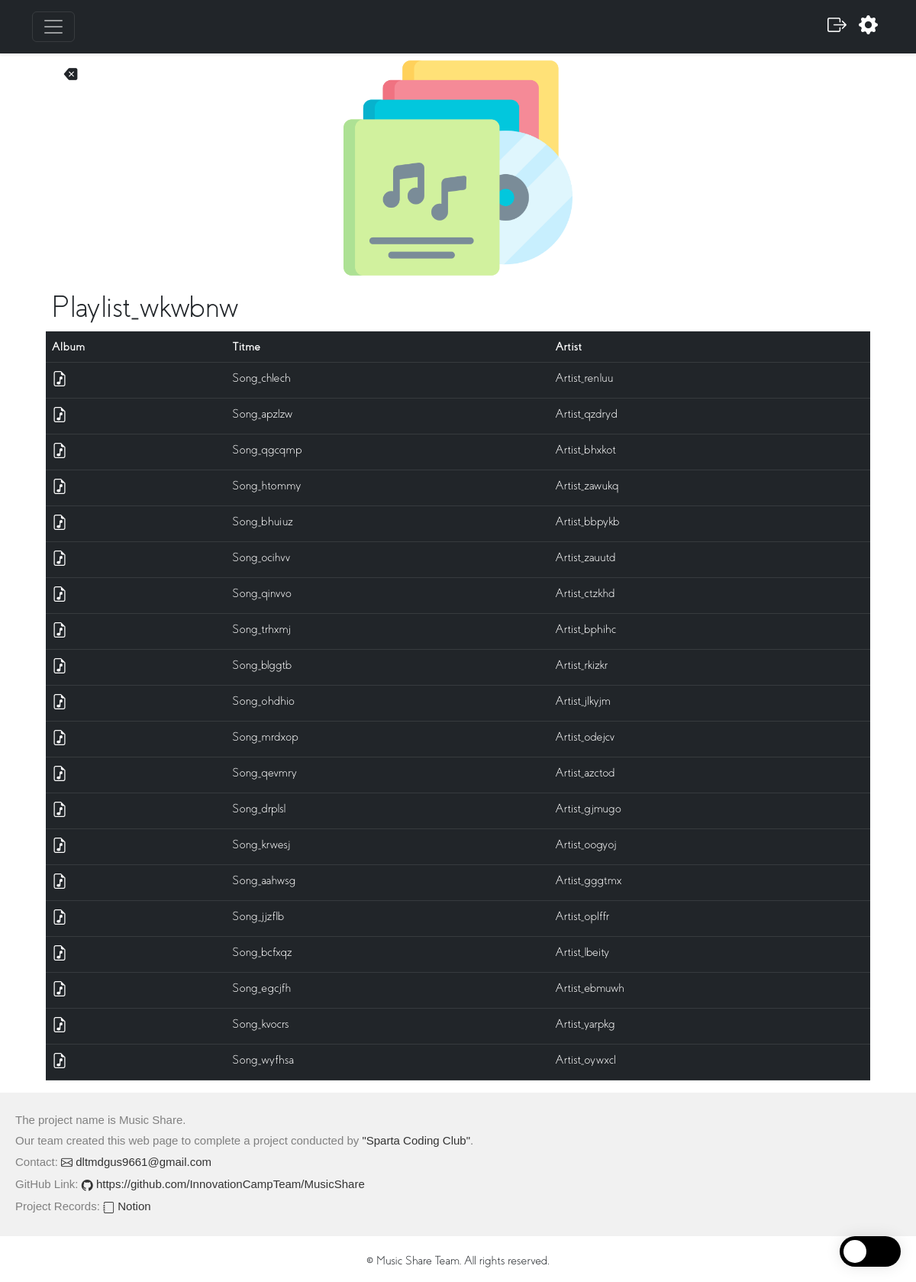
Page /friends/playlist/12/music/ (signed in) on the committed database.
### flask_app.py (models this page shows)
class Playlist(db.Model):
    __tablename__ = 'Playlist'
    plid = db.Column(db.Integer, primary_key=True,autoincrement=True)
    id = db.Column(db.String(30),ForeignKey('User.id',ondelete='CASCADE'))
    name = db.Column(db.String(100), nullable=False)
    img = db.Column(db.Text)
    user = db.relationship("User",backref=db.backref('Playlist', cascade='delete'))

class Music(db.Model):
    __tablename__ = 'Music'
    mid = db.Column(db.Integer, primary_key=True, autoincrement=True)
    plid = db.Column(db.Integer,ForeignKey('Playlist.plid',ondelete='CASCADE'))
    title = db.Column(db.String(100), nullable=False)
    artist = db.Column(db.String(100), nullable=False)
    url = db.Column(db.Text)
    playlist = db.relationship("Playlist",backref=db.backref('Music', cascade='delete'))

### flask_app.py (the view)
@app.route("/friends/playlist/<plid>/music/")
def friend_musics(plid):
    if "id" in session:
        playlist = Playlist.query.filter_by(plid=plid).first()
        musics = Music.query.filter_by(plid=plid).all()
        create_url = url_for('musics_create', plid=plid)
        addURL = url_for('addFriend')
        searchURL = url_for('searchUser')
        loadURL = url_for('loadFriend')
        deleteURL = url_for('deleteFriend')
        return render_template('friend_music.html', musics=musics,playlist=playlist,create_url=create_url,addURL=addURL,searchURL=searchURL,loadURL=loadURL,deleteURL=deleteURL)
    else :
        return redirect(url_for('playlists'))

### templates/friend_music.html (shortened to what this page needs)
{% extends "layout.html" %}
{% block content %}
<main>
  {% if playlist%}
  <section style="max-width: 1320px; width: 90%; margin: 0 auto;">
    <div style="height: 300px; position:relative;">
      <button type="button" onclick="javascript:history.back()" class="btn" style="font-size: 18px; position:absolute; top:2%; left:1%"><i class="bi bi-backspace-fill"></i></button>
      {% if playlist.img %}
      <img src="{{ playlist.img }}" class="img-fluid " style="object-fit: scale-down; width: 100%; height: 100%;"/>
      {%else%}
      <img src="/static/img/playlist.png" class="img-fluid " style="object-fit: scale-down; width: 100%; height: 100%;"/>
      {% endif %}
    </div>
    <h1 class="card-title p-2" style="overflow: hidden; text-overflow: ellipsis; white-space: nowrap;" >{{ playlist.name }}</h1>
    <div>
      <table class="table table-dark table-hover">
        <thead>
          <tr>
            <th scope="col">Album</th>
            <th scope="col">Titme</th>
            <th scope="col">Artist</th>
          </tr>
        </thead>
        <tbody>
          {% for music in musics %}
          <tr>
            <td>
              {% if music.url %}
              <img src="{{ music.url }}" alt="앨범 자켓" style="width: 40px; height: 40px; object-fit: scale-down;"/>
              {%else%}
              <i class="bi bi-file-earmark-music" style="font-size: 20px;"></i>
              {% endif %}
            </td>
            <td>{{ music.title }}</td>
            <td>{{ music.artist }}</td>
          </tr>
          {% endfor %}
        </tbody>
      </table>
    </div>
  </section>
  {% endif %}
</main>
{% endblock %}

### templates/layout.html (shortened to what this page needs)
<!doctype html>
<html>
  <head>
    <link rel="stylesheet" href="/static/css/color-mode-style.css"/>
    <link rel="stylesheet" href="/static/css/style.css"/>
    <link rel="stylesheet" href="https://cdn.jsdelivr.net/npm/bootstrap-icons@1.11.3/font/bootstrap-icons.min.css">
    <link href="https://cdn.jsdelivr.net/npm/bootstrap@5.3.0/dist/css/bootstrap.min.css" rel="stylesheet">
  </head>
  <body>
    <div class="theme-toggle" id="themeToggle">
      <div class="toggle-circle"></div>
    </div>
    <header data-bs-theme="dark">
      <div class="navbar navbar-dark bg-dark shadow-sm">
        <div class="container">
          <button class="navbar-toggler" type="button" data-bs-toggle="collapse" data-bs-target="#navbarHeader" aria-controls="navbarHeader" aria-expanded="false" aria-label="탐색 전환">
            <span class="navbar-toggler-icon"></span>
          </button>
          <div class="p-2 ms-auto ">
            <a onclick="location.href='/logout'">
              <i class="bi bi-box-arrow-right" style="font-size:25px;color:white;"></i>
            </a>
          </div>
          <div class="p-2">
            <a data-bs-toggle="modal" data-bs-target="#updateModal" style="">
              <i class="bi bi-gear-fill" style="font-size:25px; color:white;"></i>
            </a>
          </div>
        </div>
      </div>
    </header>
    {% block content %}{% endblock %}
    <footer style>
      <div class="footer-content" style="max-width: 1320px; font-size:15px; color:gray;">
        <p>The project name is Music Share.</p>
        <p>Our team created this web page to complete a project conducted by <a href="https://spartacodingclub.kr/">"Sparta Coding Club"</a>.</p>
         <p>Contact: <a href="mailto:dltmdgus9661@gmail.com"><i class="bi bi-envelope"></i> dltmdgus9661@gmail.com</a></p>
        <p>GitHub Link: <a href="https://github.com/InnovationCampTeam/MusicShare" target="_blank"><i class="bi bi-github"></i> https://github.com/InnovationCampTeam/MusicShare</a></p>
        <p>Project Records: <a href="https://www.notion.so/2024-14-ac02e28f97144d15a099c4cedd3694ed" target="_blank"><i class="bi bi-journal"></i> Notion</a></p>
      </div>
    </footer>
  <div class="legal-notice">
      <p>&copy; Music Share Team. All rights reserved.</p>
  </div>
  </body>

### static/css/color-mode-style.css (style rules this page uses)
.theme-toggle { position: fixed; bottom: 20px; right: 20px; background: #ffffff; border-radius: 50px; box-shadow: 0 0 20px rgba(0, 0, 0, 0.1); display: flex; align-items: center; cursor: pointer; padding: 5px; width: 80px; z-index: 9999; }
.theme-toggle .toggle-circle { background: #000000; border-radius: 50%; width: 30px; height: 30px; transition: transform 0.3s ease; }
[data-bs-theme="light"] .theme-toggle { background: #000000; }
[data-bs-theme="light"] .theme-toggle .toggle-circle { background: #ffffff; transform: translateX(0); }

### static/css/style.css (style rules this page uses)
body { font-family: 'Coves', sans-serif !important; text-align: center; }
footer { background-color: #f1f1f1; padding: 20px; text-align: left; font-family: Arial, sans-serif; }
.footer-content { margin: auto; }
.footer-content p { margin: 5px 0; }
.footer-content a { color: #333; text-decoration: none; }
.legal-notice { text-align: center; padding-top: 20px; }
.bi { vertical-align: -.125em; fill: currentColor; }

### rows in the picture
Playlist: name "Playlist_wkwbnw"
Music: title "Song_chlech", artist "Artist_renluu"
Music: title "Song_apzlzw", artist "Artist_qzdryd"
Music: title "Song_qgcqmp", artist "Artist_bhxkot"
Music: title "Song_htommy", artist "Artist_zawukq"
Music: title "Song_bhuiuz", artist "Artist_bbpykb"
Music: title "Song_ocihvv", artist "Artist_zauutd"
Music: title "Song_qinvvo", artist "Artist_ctzkhd"
Music: title "Song_trhxmj", artist "Artist_bphihc"
Music: title "Song_blggtb", artist "Artist_rkizkr"
Music: title "Song_ohdhio", artist "Artist_jlkyjm"
Music: title "Song_mrdxop", artist "Artist_odejcv"
Music: title "Song_qevmry", artist "Artist_azctod"
Music: title "Song_drplsl", artist "Artist_gjmugo"
Music: title "Song_krwesj", artist "Artist_oogyoj"
Music: title "Song_aahwsg", artist "Artist_gggtmx"
Music: title "Song_jjzflb", artist "Artist_oplffr"
Music: title "Song_bcfxqz", artist "Artist_lbeity"
Music: title "Song_egcjfh", artist "Artist_ebmuwh"
Music: title "Song_kvocrs", artist "Artist_yarpkg"
Music: title "Song_wyfhsa", artist "Artist_oywxcl"
